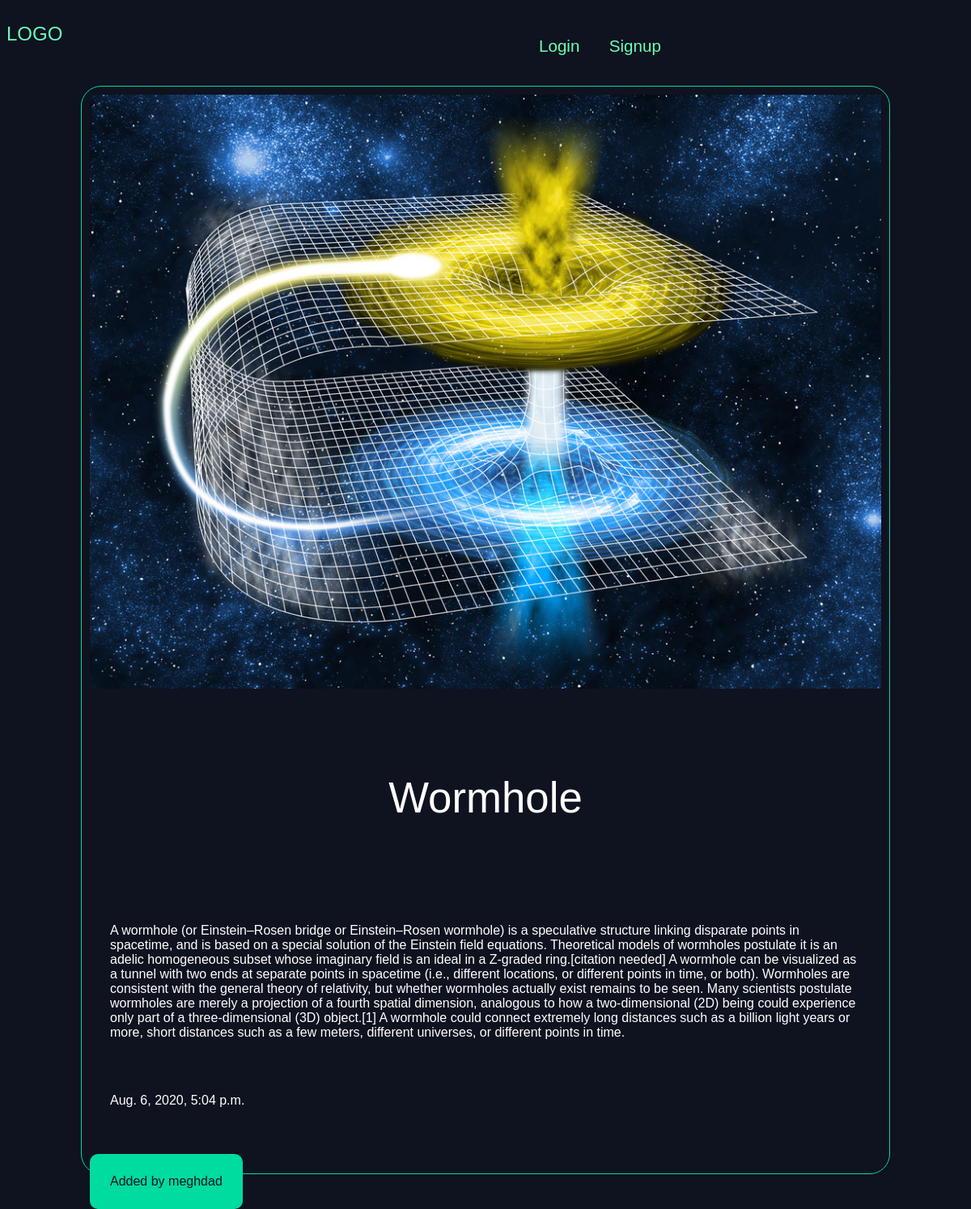
The app's page /articles/Wormhole with its own data.
### articles/models.py (models this page shows, shortened)
class Article(models.Model):
    title = models.CharField(max_length = 100)
    slug = models.SlugField()
    body = models.TextField()
    date = models.DateTimeField(auto_now_add = True)
    image = models.ImageField(default='default.jpg', blank=True)
    author = models.ForeignKey(User,default=None,on_delete=models.CASCADE)

### articles/views.py (the view)
# urls.py: path('<slug>', views.articles_detail,name="detail"),
def articles_detail(request, slug):
    article = models.Article.objects.get(slug=slug)
    return render(request, 'articles/article_detail.html', {'article':article})

### articles/templates/articles/article_detail.html (shortened to what this page needs)
{% extends 'base.html' %}
{% block content %}
<div class="article-detail">
  <div class="article">
    <img src="{{article.image.url}}" alt="">
    <h1>{{article.title}}</h1>
    <p>{{article.body}}</p>
    <p>{{article.date}}</p>
    <p class="author">Added by {{article.author.username}}</p>
  </div>
</div>
{% endblock %}

### assets/styles.css (style rules this page uses)
body { background-color: #0f121f; background-image: url(stars.jpg); background-repeat: no-repeat; background-attachment: fixed; color: #fff; }
body * { font-family: arial; }
h1,h2,h3,h4,h5,h6 { font-weight: normal; margin: 0; }
div.wrapper h1 { text-align:center; margin:100px auto; font-size:3.1em; }
.article { padding:10px; border:1px solid #00dba0; border-radius:25px; position:relative; padding-bottom:40px; }
.article .author { padding:10px; background-color:#00dba0; border-radius:10px; position:absolute; color:#06141f; }
.article-detail .article p { text-align:left; padding:25px; }
.article-detail .article img { max-width:100%; }
.article-detail .article h1 { text-align:center; font-size:3.3em; }

### records on screen
Article: image (picture), title "Wormhole", body "A wormhole (or Einstein–Rosen bridge or Einstein–Rosen wormhole) is a speculative structure linking disparate points in spacetime, and is based on a special solution of the Einstein field equations. Theoretical models of wormholes postulate it is an adelic homogeneous subset whose imaginary field is an ideal in a Z-graded ring.[citation needed] A wormhole can be visualized as a tunnel with two ends at separate points in spacetime (i.e., different locations, or different points in time, or both). Wormholes are consistent with the general theory of relativity, but whether wormholes actually exist remains to be seen. Many scientists postulate wormholes are merely a projection of a fourth…", date "Aug. 6, 2020, 5:04 p.m.", author.username "meghdad"
